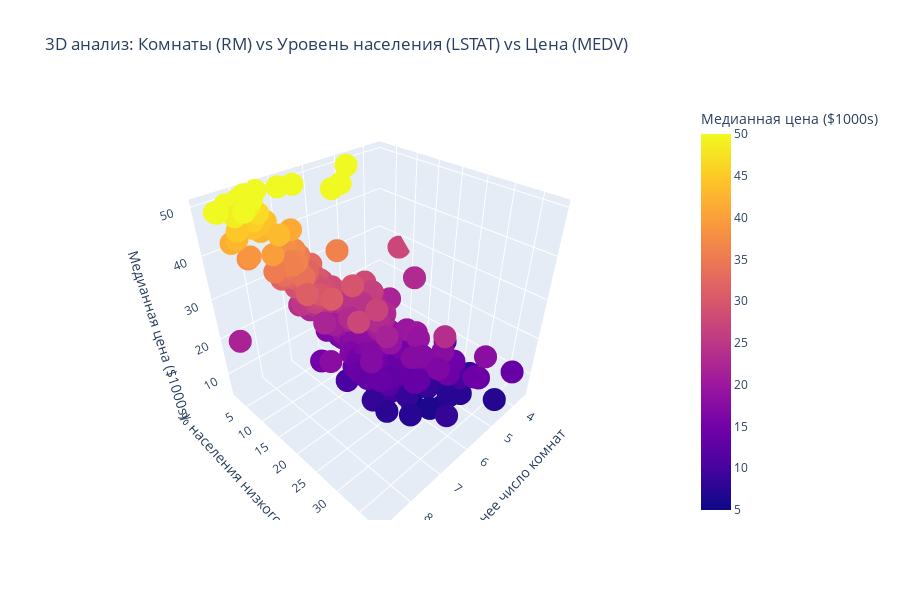

Notebook code for this chart:
### Code cell
# 3D анализ взаимосвязей ключевых признаков
# px.scatter_3d: создает 3D scatter plot
# x, y, z: данные для трех осей
# color: цвет точек based on цены
# title: заголовок графика
# labels: переименование подписей для лучшей читаемости

fig = px.scatter_3d(df, 
                    x='RM', 
                    y='LSTAT', 
                    z='MEDV',
                    color='MEDV', 
                    title='3D анализ: Комнаты (RM) vs Уровень населения (LSTAT) vs Цена (MEDV)',
                    labels={
                        'RM': 'Среднее число комнат', 
                        'LSTAT': '% населения низкого статуса',
                        'MEDV': 'Медианная цена ($1000s)'
                    },
                    height=600)  # высота графика
fig.show()

### Figure 1 — Plotly figure (JSON) as saved in the notebook; plotly's stock layout.template omitted (floating-point values rounded to 4 significant figures; data arrays with more than 128 entries replaced by an {"elided": "..."} marker saying what was removed)
{"data": [{"hovertemplate": "Среднее число комнат=%{x}<br>% населения низкого статуса=%{y}<br>Медианная цена ($1000s)=%{marker.color}<extra></extra>", "legendgroup": "", "marker": {"color": {"elided": "506 float values"}, "coloraxis": "coloraxis", "symbol": "circle"}, "mode": "markers", "name": "", "scene": "scene", "showlegend": false, "type": "scatter3d", "x": {"elided": "506 float values"}, "y": {"elided": "506 float values"}, "z": {"elided": "506 float values"}}], "layout": {"coloraxis": {"colorbar": {"title": {"text": "Медианная цена ($1000s)"}}, "colorscale": [[0, "#0d0887"], [0.1111, "#46039f"], [0.2222, "#7201a8"], [0.3333, "#9c179e"], [0.4444, "#bd3786"], [0.5556, "#d8576b"], [0.6667, "#ed7953"], [0.7778, "#fb9f3a"], [0.8889, "#fdca26"], [1, "#f0f921"]]}, "height": 600, "legend": {"tracegroupgap": 0}, "scene": {"domain": {"x": [0, 1], "y": [0, 1]}, "xaxis": {"title": {"text": "Среднее число комнат"}}, "yaxis": {"title": {"text": "% населения низкого статуса"}}, "zaxis": {"title": {"text": "Медианная цена ($1000s)"}}}, "title": {"text": "3D анализ: Комнаты (RM) vs Уровень населения (LSTAT) vs Цена (MEDV)"}}}
